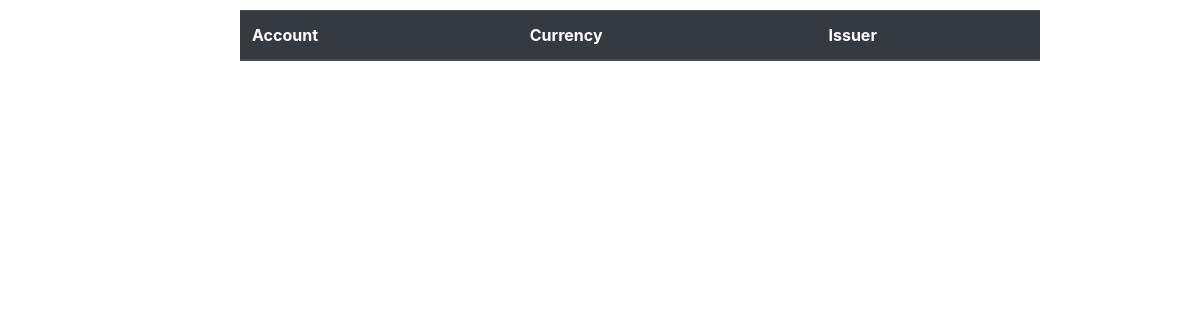
/walletapp/thirdparties/, run on an earlier commit of the app's database.
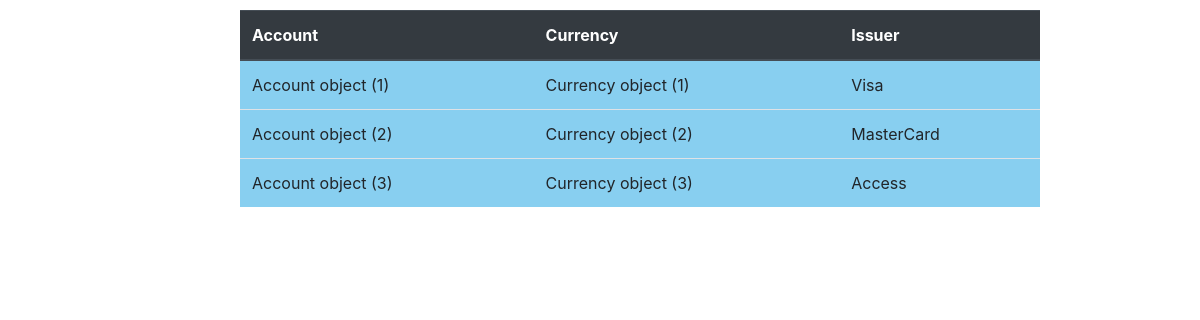
And on a later commit of the database.
### walletapp/models.py (models this page shows)
class ThirdParty(models.Model):
    account= models.ForeignKey("Account",on_delete=models.CASCADE,related_name='Thirdparty_account')
    transaction_amount= models.BigIntegerField()
    currency = models.ForeignKey("Currency",on_delete=models.CASCADE,related_name='Thirdparty_currency')
    date_of_issue = models.DateTimeField()
    wallet= models.ForeignKey("Wallet",on_delete=models.CASCADE,related_name='Thirdparty_wallet')
    issuer= models.CharField(max_length=20)

class Account(models.Model):
    account_name = models.CharField(max_length=20)
    account_number = models.IntegerField()
    account_type = models.CharField(max_length=20)
    account_balance = models.IntegerField()
    wallet = models.ForeignKey("Wallet",on_delete=models.CASCADE,related_name='Account_wallet')

class Currency(models.Model):
    country= models.CharField(max_length=30)
    symbol= models.CharField(max_length=5)
    amount= models.BigIntegerField()

### walletapp/views.py (the view)
# urls.py: path('thirdparties/', views.list_thirdparties, name="thirdparties_list"),
def list_thirdparties(request):
    thirdparties = models.ThirdParty.objects.all()
    return render(request, "thirdparties_list.html",{'thirdparties': thirdparties})

### walletapp/templates/thirdparties_list.html (shortened to what this page needs)
<!DOCTYPE html>
<html lang="en">
<head>
    <link rel="stylesheet" href="https://cdn.jsdelivr.net/npm/bootstrap@4.3.1/dist/css/bootstrap.min.css">
</head>
<body>
    <table class="table" style="width: 50rem; margin-top:10px;margin-left: 20%; padding:2% 5%; background-color:#88CFF0;">
        <thead class="thead-dark">        <tr>
            <th>Account</th>
            <th>Currency</th>
            <th>Issuer</th>
        </tr>
        </thead>
        <tr>
            {%for thirdparty in thirdparties%}
            <td>{{thirdparty.account}}</td>
            <td>{{thirdparty.currency}}</td>
            <td>{{thirdparty.issuer}}</td>
        </tr>
        {% endfor %}
    </table>
</body>
</html>

What changed in the data, as far as the page shows it:
added ThirdParty: account "Account object (1)", currency "Currency object (1)", issuer "Visa"
added ThirdParty: account "Account object (2)", currency "Currency object (2)", issuer "MasterCard"
added ThirdParty: account "Account object (3)", currency "Currency object (3)", issuer "Access"
